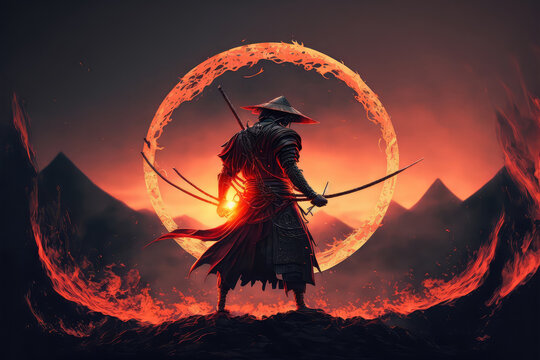
#> input picture samurai.jpg, 540 x 360 px, found by its file name
$ python smoothing.py
#> lines starting #> are read from the running program, lines starting #| are printed output that depends on the picture
import cv2
import numpy as np
import matplotlib.pyplot as plt

img = cv2.imread(r'C:\Users\91982\Desktop\CV\samurai.jpg')
#> img is the input picture: shape (360, 540, 3); mean B, G, R 50, 52.5, 91.3
cv2.imshow('Samurai', img)
cv2.waitKey(0)

#Averaging
avg = cv2.blur(img, (3,3))
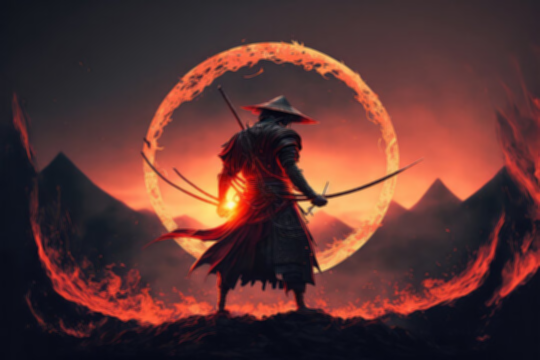
#> avg: shape (360, 540, 3); mean B, G, R 50, 52.5, 91.3
cv2.imshow('Average Blur',avg)
cv2.waitKey(0)

#Gaussian Blur
gauss = cv2.GaussianBlur(img,(7,7),cv2.BORDER_DEFAULT)
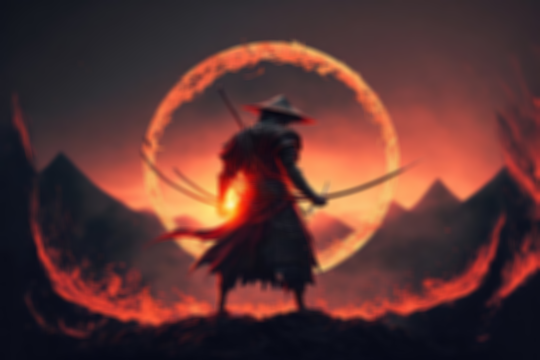
#> gauss: shape (360, 540, 3); mean B, G, R 50, 52.5, 91.3
cv2.imshow('Gaussian Blur', gauss)
cv2.waitKey(0)

#Median Blur
median = cv2.medianBlur(img,3)
cv2.imshow('Median Blur', median)
cv2.waitKey(0)

#Bilateral Filter
bilateral=cv2.bilateralFilter(img,5,15,15)
cv2.imshow('Bilateral Filter', bilateral)
cv2.waitKey(0)
